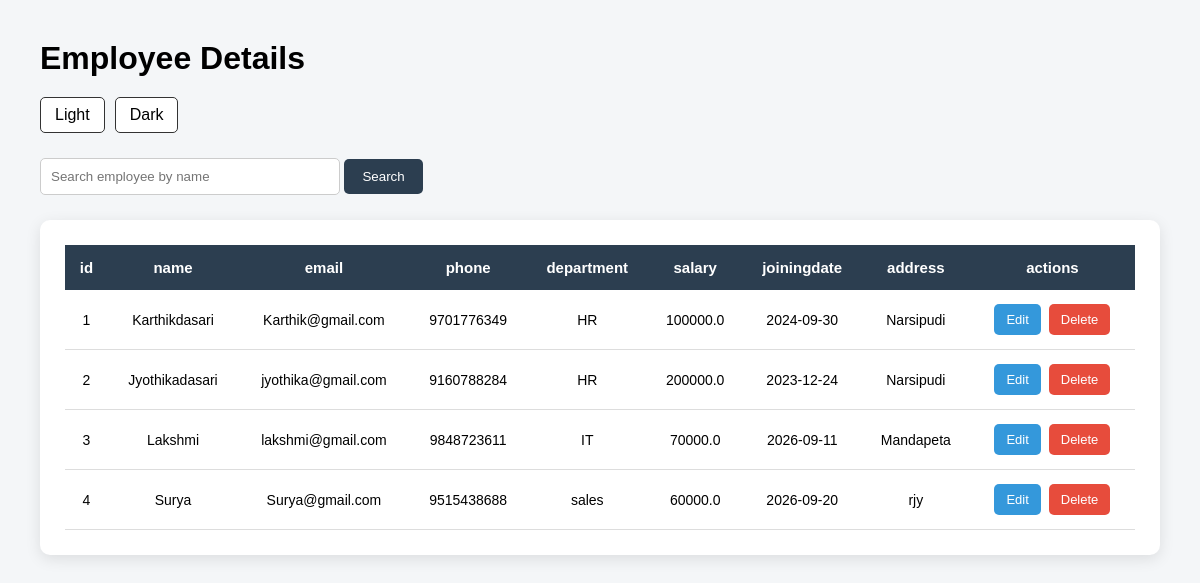
Page /employees (signed in) on the committed database.
### tables this page shows
CREATE TABLE employee (id INTEGER PRIMARY KEY AUTOINCREMENT,user_id INTEGER NOT NULL,name TEXT NOT NULL,
    email TEXT NOT NULL,phone TEXT NOT NULL,department TEXT NOT NULL,salary REAL NOT NULL,joiningdate TEXT NOT NULL,
    address TEXT NOT NULL);

### server.py (the view)
@app.route("/employees", methods=["GET", "POST"])
def employees():
    if not login_required():
        return redirect("/login")
    theme = request.cookies.get("theme", "light")
    search_name = ""
    connection = get_database_connection()
    cursor = connection.cursor()
    if request.method == "POST":
      search_name = request.form.get("search_name", "").strip()
      cursor.execute( """SELECT * FROM employee WHERE user_id = ? AND name LIKE ?
       ORDER BY id ASC""",(session["user_id"], "%" + search_name + "%"))
    else:
     cursor.execute("SELECT * FROM employee WHERE user_id = ? ORDER BY id ASC",
      (session["user_id"],))
    employees = cursor.fetchall()
    connection.close()
    return render_template(
      "employees.html",
      employees=employees,
      search_name=search_name,
      theme=theme)

### server.py (called while the page is built)
def get_database_connection():
   connection=sqlite3.connect("users.db")
   connection.row_factory=sqlite3.Row
   return connection

def login_required():
    return "user_id" in session

### Templates/employees.html (shortened to what this page needs)
<!DOCTYPE html>
<html lang="en">
<head>
</head>
<body class="{{theme}}">
    <h1>Employee Details</h1>
    <nav>
      <div class="theme-buttons">
          <a href="/set-theme/light">Light</a>
          <a href="/set-theme/dark">Dark</a>
       </div>
    </nav>
    <form action="/employees" method="POST" class="search-form">
        <input
            type="text"
            name="search_name"
            placeholder="Search employee by name"
            value="{{ search_name }}"
        >
        <button type="submit">Search</button>
    </form>
    <div class="table-container">
        <table>
            <thead>
                <tr>
                    <th>id</th>
                    <th>name</th>
                    <th>email</th>
                    <th>phone</th>
                    <th>department</th>
                    <th>salary</th>
                    <th>joiningdate</th>
                    <th>address</th>
                    <th>actions</th>
                </tr>
            </thead>
            <tbody>
                {% if employees %}
                    {% for employee in employees %}
                    <tr>
                        <td>{{ employee["id"] }}</td>
                        <td>{{ employee["name"] }}</td>
                        <td>{{ employee["email"] }}</td>
                        <td>{{ employee["phone"] }}</td>
                        <td>{{ employee["department"] }}</td>
                        <td>{{ employee["salary"] }}</td>
                        <td>{{ employee["joiningdate"] }}</td>
                        <td>{{ employee["address"] }}</td>
                        <td class="actions">
                            <a
                                href="/edit-employee/{{ employee['id'] }}"
                                class="edit-btn">
                                Edit
                            </a>
                            <a
                                href="/delete-employee/{{ employee['id'] }}"
                                class="delete-btn"
                                onclick="return confirm('Are you sure you want to delete this employee?')">
                                Delete
                            </a>
                        </td>
                    </tr>
                    {% endfor %}
                {% else %}
                    <tr>
                        <td colspan="9">
                            No employees found
                        </td>
                    </tr>
                {% endif %}
            </tbody>
        </table>
    </div>
</body>
</html>

### Templates/employees.html (style rules this page uses)
* { margin: 0; padding: 0; box-sizing: border-box; }
body { font-family: Arial, sans-serif; padding: 40px; min-height: 100vh; transition: 0.3s; }
body.light { background-color: #f4f6f8; color: black; }
h1 { margin-bottom: 20px; }
.theme-buttons { display: flex; gap: 10px; margin-bottom: 25px; }
.theme-buttons a { padding: 8px 14px; text-decoration: none; border: 1px solid #333; border-radius: 5px; color: black; background-color: white; }
.search-form { margin-bottom: 25px; }
.search-form input { padding: 10px; width: 300px; border: 1px solid #ccc; border-radius: 5px; outline: none; }
.search-form button { padding: 10px 18px; border: none; border-radius: 5px; background-color: #2c3e50; color: white; cursor: pointer; }
.table-container { width: 100%; overflow-x: auto; background-color: white; padding: 25px; border-radius: 10px; box-shadow: 0 4px 15px rgba(0, 0, 0, 0.1); }
table { width: 100%; border-collapse: collapse; }
thead { background-color: #2c3e50; color: white; }
th { padding: 14px 12px; text-align: center; font-size: 15px; }
td { padding: 12px; text-align: center; border-bottom: 1px solid #ddd; font-size: 14px; }
.actions { white-space: nowrap; }
.edit-btn, .delete-btn { display: inline-block; padding: 8px 12px; margin: 2px; text-decoration: none; border-radius: 5px; color: white; font-size: 13px; }
.edit-btn { background-color: #3498db; }
.delete-btn { background-color: #e74c3c; }

### rows in the picture
employee: id "1", name "Karthikdasari", email "Karthik@gmail.com", phone "9701776349", department "HR", salary "100000.0", joiningdate "2024-09-30", address "Narsipudi"
employee: id "2", name "Jyothikadasari", email "jyothika@gmail.com", phone "9160788284", department "HR", salary "200000.0", joiningdate "2023-12-24", address "Narsipudi"
employee: id "3", name "Lakshmi", email "lakshmi@gmail.com", phone "9848723611", department "IT", salary "70000.0", joiningdate "2026-09-11", address "Mandapeta"
employee: id "4", name "Surya", email "Surya@gmail.com", phone "9515438688", department "sales", salary "60000.0", joiningdate "2026-09-20", address "rjy"
